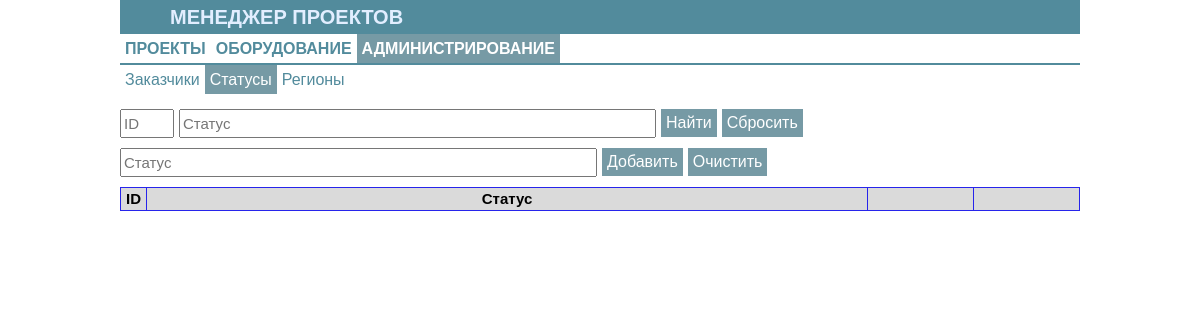
/prj_stat_form, run on an earlier commit of the app's database.
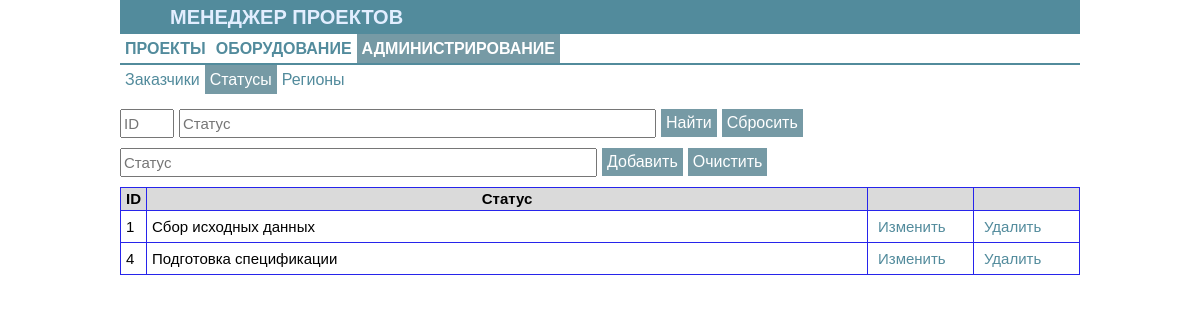
And on a later commit of the database.
### tables this page shows
CREATE TABLE prj_stat (
                            id_pstat integer not null primary key autoincrement,
                            name_status text not null COLLATE NOCASE);

### app_equip.py (the view)
@app.route('/prj_stat_form', methods=['GET','POST'])
def prj_stat_form():
    s_id = request.form.get('search_id','')
    s_name_prj_stat = request.form.get('search_prj_stat','')
    dbs = db_sqlite.EquipDB()
    result=dbs.get_prj_stat(s_id, s_name_prj_stat)
    return render_template('prj_stat_form.html', the_title='Статусы', the_part1='adm', the_part2='stat', the_results=result)

### db_sqlite.py (called while the page is built)
def sqlite_lower(value_):
        return value_.lower()

    def get_prj_stat(self, id_pstat="", prj_stat=""):
        with sqlite3.connect(self._database) as connection:
            connection.create_function("LOWER", 1, sqlite_lower)
            result = connection.execute("""select * from prj_stat
                            where id_pstat LIKE ? and LOWER(name_status) LIKE ?
                            order by id_pstat""", (f'%{id_pstat}%', f'%{prj_stat.lower()}%'))
        return result

### templates/prj_stat_form.html (shortened to what this page needs)
{% extends 'base_adm.html' %}
{% block body %}
<form method='POST' name="find" action='/prj_stat_form'>
    <div class="div_float">
        <input class='input_filtr' name='search_id' type='TEXT' value='' placeholder="ID" size="3">
    </div>
    <div class="div_float">
        <input class='input_filtr' name='search_prj_stat' type='TEXT' value="" placeholder="Статус" size="50">
    </div>
    <div class="div_float">
        <input class='form_button' name='bottom_find' value='Найти' type='SUBMIT'>
    </div>
    <div class="div_float">
        <input class='form_button' name='bottom_clear' value='Сбросить' type='SUBMIT'>
    </div>
</form>
<form method='POST' name="add" action='/add_prj_stat'>
    <div class="div_float">
        <input class='input_filtr' name='add_name_prj_stat' type='TEXT' value="" placeholder="Статус" size="50">
    </div>
    <div class="div_float">
        <input class='form_button' name='button_add' value='Добавить' type='SUBMIT'>
    </div>
    <div class="div_float">
        <input class='form_button' value='Очистить' type='Reset'>
    </div>
</form>
<form method='POST' action='/prj_stat_form'>
<table class="table">
<thead>
    <tr>
        <td width=10px>ID</td>
        <td align='center'>Статус</td>
        <td width=95px> </td>
        <td width=95px> </td>
    </tr>
</thead>
<tbody>
    {% for i in the_results %}
        <tr>
            <td>{{i[0]}}</td>
            <td>{{i[1]}}</td>
            <td><button class="tb_button" name='upd_prj_stat' value={{i[0]}} formaction='/upd_prj_stat_form' type='SUBMIT'>Изменить</button></td>
            <td><button class="tb_button" name='del_prj_stat' value={{i[0]}} formaction='/del_prj_stat' type='SUBMIT'>Удалить</button></td>
        </tr>
    {% endfor %}
</tbody>
</table>
</form>
{% endblock %}

### templates/base_adm.html (shortened to what this page needs)
{% extends 'main.html' %}
{% block secondhead %}
<div class="div_nav2">
    {% if the_part2=='customer' %}
        <div class="select">
            <a class="a_nav" href="/customer_form">Заказчики</a>
        </div>
        {% else %}
            <div>
                <a class="a_nav" href="/customer_form">Заказчики</a>
            </div>
    {% endif %}
    {% if the_part2=='stat' %}
        <div class="select">
            <a class="a_nav" href="/prj_stat_form">Статусы</a>
        </div>
        {% else %}
            <div>
                <a class="a_nav" href="/prj_stat_form">Статусы</a>
            </div>
    {% endif %}
    {% if the_part2=='region' %}
        <div class="select">
            <a class="a_nav" href="/region_form">Регионы</a>
        </div>
        {% else %}
            <div>
                <a class="a_nav" href="/region_form">Регионы</a>
            </div>
    {% endif %}
</div>
<div class="div_sep"></div>
{% block body %}
{% endblock body %}
{% endblock secondhead %}

### templates/main.html (shortened to what this page needs)
<!doctype html>
<html>
    <head>
        <link rel="stylesheet" href="static/main.css" />
    </head>
    <body>
        <div class="div_title">
            МЕНЕДЖЕР ПРОЕКТОВ
        </div>
        <div class="div_nav1">
            {% if the_part1=='prj' %}
                <div class="select">
                    <a class="a_nav" href="/list_prj_form">ПРОЕКТЫ</a>
                </div>
                {% else %}
                    <div>
                        <a class="a_nav" href="/list_prj_form">ПРОЕКТЫ</a>
                    </div>
            {% endif %}
            {% if the_part1=='equip' %}
                <div class="select">
                    <a class="a_nav" href="/eqip_prices">ОБОРУДОВАНИЕ</a>
                </div>
                {% else %}
                    <div>
                        <a class="a_nav" href="/eqip_prices">ОБОРУДОВАНИЕ</a>
                    </div>
            {% endif %}
            {% if the_part1=='adm' %}
                <div class="select">
                    <a class="a_nav" href="/admin">АДМИНИСТРИРОВАНИЕ</a>
                </div>
                {% else %}
                <div>
                    <a class="a_nav" href="/admin">АДМИНИСТРИРОВАНИЕ</a>
                </div>
            {% endif %}
        </div>
        <div class="div_line"></div>
        {% block secondhead %}
        {% endblock %}
    </body>
</html>

### static/main.css (style rules this page uses)
body { font-family: Arial, sans-serif; font-size: 15px; line-height: 1.2; color:black; background-color: #ffffff; margin-left: 10%; margin-right: 10%; margin-top: 0%; margin-bottom: 0%; }
.div_title { font-family: Arial, sans-serif; font-size: 20px; font-weight: bold; color: #e2eeff; background-color: #528b9c; margin: 0; padding: 5px 50px; }
.div_line { background-color: #528b9c; height: 2px; padding: 0px; margin: 0px; }
.div_nav1 { font-size: 16px; font-weight: bold; margin: 0px; float: none; }
.div_nav1 div { float: left; margin: 0; padding: 5px; }
.div_nav1 .select { background-color: #769aa5; float: left; margin: 0; padding: 5px; }
.div_nav2 { font-size: 16px; font-weight: normal; margin: 0px; float: none; }
.div_nav2 div { float: left; margin: 0; padding: 5px; }
.div_nav2 .select { background-color: #769aa5; float: left; margin: 0; padding: 5px; }
.a_nav { color:#528b9c; text-decoration: none; }
.select .a_nav { color:white; }
.div_float { float: left; margin: 0; padding: 5px; padding-left: 0px; }
.div_sep { height: 10px; }
.input_filtr { height: 23px; font-size: 15px; }
.form_button { color: white; font-size: 16px; font-weight: normal; background-color: #769aa5; border: 0; padding: 5px; }
.tb_button { color:#528b9c; font-size: 15px; background-color: white; font-weight: normal; border: 0; padding: 5px; }
div { margin-left: 10px; margin-right: 10px; }
.table { border: 1px solid #2724eb; width: 100%; border-collapse: collapse; table-layout: auto; margin-top: 5px; }
.table thead { background-color: #dadada; font-weight: bold; }
.table td { border: 1px solid #2724eb; padding: 2px 5px; }

What changed in the data, as far as the page shows it:
added prj_stat: id_pstat "1", name_status "Сбор исходных данных"
added prj_stat: id_pstat "4", name_status "Подготовка спецификации"
